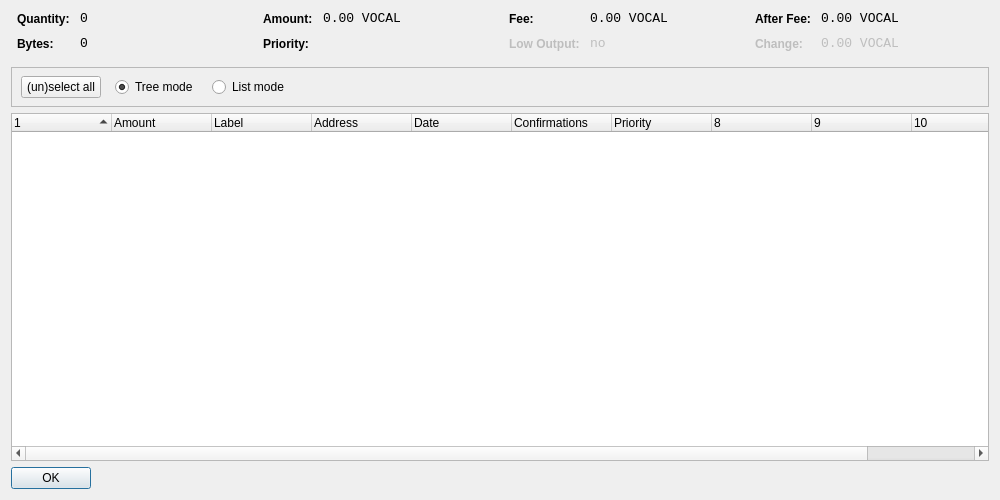
<?xml version="1.0" encoding="UTF-8"?>
<ui version="4.0">
 <class>CoinControlDialog</class>
 <widget class="QDialog" name="CoinControlDialog">
  <property name="geometry">
   <rect>
    <x>0</x>
    <y>0</y>
    <width>1000</width>
    <height>500</height>
   </rect>
  </property>
  <property name="windowTitle">
   <string>Coin Control</string>
  </property>
  <layout class="QVBoxLayout" name="verticalLayout">
   <item>
    <layout class="QHBoxLayout" name="horizontalLayoutTop" stretch="0,0,0,0">
     <property name="topMargin">
      <number>0</number>
     </property>
     <property name="bottomMargin">
      <number>10</number>
     </property>
     <item>
      <layout class="QFormLayout" name="formLayoutCoinControl1">
       <property name="horizontalSpacing">
        <number>10</number>
       </property>
       <property name="verticalSpacing">
        <number>10</number>
       </property>
       <property name="leftMargin">
        <number>6</number>
       </property>
       <property name="rightMargin">
        <number>6</number>
       </property>
       <item row="0" column="0">
        <widget class="QLabel" name="labelCoinControlQuantityText">
         <property name="styleSheet">
          <string notr="true">font-weight:bold;</string>
         </property>
         <property name="text">
          <string>Quantity:</string>
         </property>
        </widget>
       </item>
       <item row="0" column="1">
        <widget class="QLabel" name="labelCoinControlQuantity">
         <property name="font">
          <font>
           <family>Monospace</family>
           <pointsize>10</pointsize>
          </font>
         </property>
         <property name="cursor">
          <cursorShape>IBeamCursor</cursorShape>
         </property>
         <property name="contextMenuPolicy">
          <enum>Qt::ActionsContextMenu</enum>
         </property>
         <property name="text">
          <string notr="true">0</string>
         </property>
         <property name="textInteractionFlags">
          <set>Qt::LinksAccessibleByMouse|Qt::TextSelectableByKeyboard|Qt::TextSelectableByMouse</set>
         </property>
        </widget>
       </item>
       <item row="1" column="0">
        <widget class="QLabel" name="labelCoinControlBytesText">
         <property name="styleSheet">
          <string notr="true">font-weight:bold;</string>
         </property>
         <property name="text">
          <string>Bytes:</string>
         </property>
        </widget>
       </item>
       <item row="1" column="1">
        <widget class="QLabel" name="labelCoinControlBytes">
         <property name="font">
          <font>
           <family>Monospace</family>
           <pointsize>10</pointsize>
          </font>
         </property>
         <property name="cursor">
          <cursorShape>IBeamCursor</cursorShape>
         </property>
         <property name="contextMenuPolicy">
          <enum>Qt::ActionsContextMenu</enum>
         </property>
         <property name="text">
          <string notr="true">0</string>
         </property>
         <property name="textInteractionFlags">
          <set>Qt::LinksAccessibleByMouse|Qt::TextSelectableByKeyboard|Qt::TextSelectableByMouse</set>
         </property>
        </widget>
       </item>
      </layout>
     </item>
     <item>
      <layout class="QFormLayout" name="formLayoutCoinControl2">
       <property name="horizontalSpacing">
        <number>10</number>
       </property>
       <property name="verticalSpacing">
        <number>10</number>
       </property>
       <property name="leftMargin">
        <number>6</number>
       </property>
       <property name="rightMargin">
        <number>6</number>
       </property>
       <item row="0" column="0">
        <widget class="QLabel" name="labelCoinControlAmountText">
         <property name="styleSheet">
          <string notr="true">font-weight:bold;</string>
         </property>
         <property name="text">
          <string>Amount:</string>
         </property>
        </widget>
       </item>
       <item row="0" column="1">
        <widget class="QLabel" name="labelCoinControlAmount">
         <property name="font">
          <font>
           <family>Monospace</family>
           <pointsize>10</pointsize>
          </font>
         </property>
         <property name="cursor">
          <cursorShape>IBeamCursor</cursorShape>
         </property>
         <property name="contextMenuPolicy">
          <enum>Qt::ActionsContextMenu</enum>
         </property>
         <property name="text">
          <string notr="true">0.00 VOCAL</string>
         </property>
         <property name="textInteractionFlags">
          <set>Qt::LinksAccessibleByMouse|Qt::TextSelectableByKeyboard|Qt::TextSelectableByMouse</set>
         </property>
        </widget>
       </item>
       <item row="1" column="0">
        <widget class="QLabel" name="labelCoinControlPriorityText">
         <property name="styleSheet">
          <string notr="true">font-weight:bold;</string>
         </property>
         <property name="text">
          <string>Priority:</string>
         </property>
        </widget>
       </item>
       <item row="1" column="1">
        <widget class="QLabel" name="labelCoinControlPriority">
         <property name="font">
          <font>
           <family>Monospace</family>
           <pointsize>10</pointsize>
          </font>
         </property>
         <property name="cursor">
          <cursorShape>IBeamCursor</cursorShape>
         </property>
         <property name="contextMenuPolicy">
          <enum>Qt::ActionsContextMenu</enum>
         </property>
         <property name="text">
          <string/>
         </property>
         <property name="textInteractionFlags">
          <set>Qt::LinksAccessibleByMouse|Qt::TextSelectableByKeyboard|Qt::TextSelectableByMouse</set>
         </property>
        </widget>
       </item>
      </layout>
     </item>
     <item>
      <layout class="QFormLayout" name="formLayoutCoinControl3">
       <property name="horizontalSpacing">
        <number>10</number>
       </property>
       <property name="verticalSpacing">
        <number>10</number>
       </property>
       <property name="leftMargin">
        <number>6</number>
       </property>
       <property name="rightMargin">
        <number>6</number>
       </property>
       <item row="0" column="0">
        <widget class="QLabel" name="labelCoinControlFeeText">
         <property name="styleSheet">
          <string notr="true">font-weight:bold;</string>
         </property>
         <property name="text">
          <string>Fee:</string>
         </property>
        </widget>
       </item>
       <item row="0" column="1">
        <widget class="QLabel" name="labelCoinControlFee">
         <property name="font">
          <font>
           <family>Monospace</family>
           <pointsize>10</pointsize>
          </font>
         </property>
         <property name="cursor">
          <cursorShape>IBeamCursor</cursorShape>
         </property>
         <property name="contextMenuPolicy">
          <enum>Qt::ActionsContextMenu</enum>
         </property>
         <property name="text">
          <string notr="true">0.00 VOCAL</string>
         </property>
         <property name="textInteractionFlags">
          <set>Qt::LinksAccessibleByMouse|Qt::TextSelectableByKeyboard|Qt::TextSelectableByMouse</set>
         </property>
        </widget>
       </item>
       <item row="1" column="0">
        <widget class="QLabel" name="labelCoinControlLowOutputText">
         <property name="enabled">
          <bool>false</bool>
         </property>
         <property name="styleSheet">
          <string notr="true">font-weight:bold;</string>
         </property>
         <property name="text">
          <string>Low Output:</string>
         </property>
        </widget>
       </item>
       <item row="1" column="1">
        <widget class="QLabel" name="labelCoinControlLowOutput">
         <property name="enabled">
          <bool>false</bool>
         </property>
         <property name="font">
          <font>
           <family>Monospace</family>
           <pointsize>10</pointsize>
          </font>
         </property>
         <property name="cursor">
          <cursorShape>IBeamCursor</cursorShape>
         </property>
         <property name="contextMenuPolicy">
          <enum>Qt::ActionsContextMenu</enum>
         </property>
         <property name="text">
          <string notr="true">no</string>
         </property>
         <property name="textInteractionFlags">
          <set>Qt::LinksAccessibleByMouse|Qt::TextSelectableByKeyboard|Qt::TextSelectableByMouse</set>
         </property>
        </widget>
       </item>
      </layout>
     </item>
     <item>
      <layout class="QFormLayout" name="formLayoutCoinControl4">
       <property name="horizontalSpacing">
        <number>10</number>
       </property>
       <property name="verticalSpacing">
        <number>10</number>
       </property>
       <property name="leftMargin">
        <number>6</number>
       </property>
       <property name="rightMargin">
        <number>6</number>
       </property>
       <item row="0" column="0">
        <widget class="QLabel" name="labelCoinControlAfterFeeText">
         <property name="styleSheet">
          <string notr="true">font-weight:bold;</string>
         </property>
         <property name="text">
          <string>After Fee:</string>
         </property>
        </widget>
       </item>
       <item row="0" column="1">
        <widget class="QLabel" name="labelCoinControlAfterFee">
         <property name="font">
          <font>
           <family>Monospace</family>
           <pointsize>10</pointsize>
          </font>
         </property>
         <property name="cursor">
          <cursorShape>IBeamCursor</cursorShape>
         </property>
         <property name="contextMenuPolicy">
          <enum>Qt::ActionsContextMenu</enum>
         </property>
         <property name="text">
          <string notr="true">0.00 VOCAL</string>
         </property>
         <property name="textInteractionFlags">
          <set>Qt::LinksAccessibleByMouse|Qt::TextSelectableByKeyboard|Qt::TextSelectableByMouse</set>
         </property>
        </widget>
       </item>
       <item row="1" column="0">
        <widget class="QLabel" name="labelCoinControlChangeText">
         <property name="enabled">
          <bool>false</bool>
         </property>
         <property name="styleSheet">
          <string notr="true">font-weight:bold;</string>
         </property>
         <property name="text">
          <string>Change:</string>
         </property>
        </widget>
       </item>
       <item row="1" column="1">
        <widget class="QLabel" name="labelCoinControlChange">
         <property name="enabled">
          <bool>false</bool>
         </property>
         <property name="font">
          <font>
           <family>Monospace</family>
           <pointsize>10</pointsize>
          </font>
         </property>
         <property name="cursor">
          <cursorShape>IBeamCursor</cursorShape>
         </property>
         <property name="contextMenuPolicy">
          <enum>Qt::ActionsContextMenu</enum>
         </property>
         <property name="text">
          <string notr="true">0.00 VOCAL</string>
         </property>
         <property name="textInteractionFlags">
          <set>Qt::LinksAccessibleByMouse|Qt::TextSelectableByKeyboard|Qt::TextSelectableByMouse</set>
         </property>
        </widget>
       </item>
      </layout>
     </item>
    </layout>
   </item>
   <item>
    <widget class="QFrame" name="frame">
     <property name="minimumSize">
      <size>
       <width>0</width>
       <height>40</height>
      </size>
     </property>
     <property name="frameShape">
      <enum>QFrame::StyledPanel</enum>
     </property>
     <property name="frameShadow">
      <enum>QFrame::Sunken</enum>
     </property>
     <widget class="QWidget" name="horizontalLayoutWidget">
      <property name="geometry">
       <rect>
        <x>10</x>
        <y>0</y>
        <width>781</width>
        <height>41</height>
       </rect>
      </property>
      <layout class="QHBoxLayout" name="horizontalLayoutPanel" stretch="0,0,0,0,0">
       <property name="spacing">
        <number>14</number>
       </property>
       <item>
        <widget class="QPushButton" name="pushButtonSelectAll">
         <property name="sizePolicy">
          <sizepolicy hsizetype="Maximum" vsizetype="Fixed">
           <horstretch>0</horstretch>
           <verstretch>0</verstretch>
          </sizepolicy>
         </property>
         <property name="text">
          <string>(un)select all</string>
         </property>
        </widget>
       </item>
       <item>
        <widget class="QRadioButton" name="radioTreeMode">
         <property name="sizePolicy">
          <sizepolicy hsizetype="Maximum" vsizetype="Fixed">
           <horstretch>0</horstretch>
           <verstretch>0</verstretch>
          </sizepolicy>
         </property>
         <property name="text">
          <string>Tree mode</string>
         </property>
         <property name="checked">
          <bool>true</bool>
         </property>
        </widget>
       </item>
       <item>
        <widget class="QRadioButton" name="radioListMode">
         <property name="sizePolicy">
          <sizepolicy hsizetype="Maximum" vsizetype="Fixed">
           <horstretch>0</horstretch>
           <verstretch>0</verstretch>
          </sizepolicy>
         </property>
         <property name="text">
          <string>List mode</string>
         </property>
        </widget>
       </item>
       <item>
        <spacer name="horizontalSpacer">
         <property name="orientation">
          <enum>Qt::Horizontal</enum>
         </property>
         <property name="sizeHint" stdset="0">
          <size>
           <width>40</width>
           <height>20</height>
          </size>
         </property>
        </spacer>
       </item>
      </layout>
     </widget>
    </widget>
   </item>
   <item>
    <widget class="CoinControlTreeWidget" name="treeWidget">
     <property name="contextMenuPolicy">
      <enum>Qt::CustomContextMenu</enum>
     </property>
     <property name="sortingEnabled">
      <bool>false</bool>
     </property>
     <property name="columnCount">
      <number>11</number>
     </property>
     <attribute name="headerShowSortIndicator" stdset="0">
      <bool>true</bool>
     </attribute>
     <attribute name="headerStretchLastSection">
      <bool>false</bool>
     </attribute>
     <column>
      <property name="text">
       <string/>
      </property>
     </column>
     <column>
      <property name="text">
       <string>Amount</string>
      </property>
     </column>
     <column>
      <property name="text">
       <string>Label</string>
      </property>
     </column>
     <column>
      <property name="text">
       <string>Address</string>
      </property>
     </column>
     <column>
      <property name="text">
       <string>Date</string>
      </property>
     </column>
     <column>
      <property name="text">
       <string>Confirmations</string>
      </property>
      <property name="toolTip">
       <string>Confirmed</string>
      </property>
     </column>
     <column>
      <property name="text">
       <string>Priority</string>
      </property>
     </column>
     <column>
      <property name="text">
       <string/>
      </property>
     </column>
     <column>
      <property name="text">
       <string/>
      </property>
     </column>
     <column>
      <property name="text">
       <string/>
      </property>
     </column>
     <column>
      <property name="text">
       <string/>
      </property>
     </column>
    </widget>
   </item>
   <item>
    <widget class="QDialogButtonBox" name="buttonBox">
     <property name="sizePolicy">
      <sizepolicy hsizetype="Maximum" vsizetype="Fixed">
       <horstretch>0</horstretch>
       <verstretch>0</verstretch>
      </sizepolicy>
     </property>
     <property name="orientation">
      <enum>Qt::Horizontal</enum>
     </property>
     <property name="standardButtons">
      <set>QDialogButtonBox::Ok</set>
     </property>
    </widget>
   </item>
  </layout>
 </widget>
 <customwidgets>
  <customwidget>
   <class>CoinControlTreeWidget</class>
   <extends>QTreeWidget</extends>
   <header>coincontroltreewidget.h</header>
  </customwidget>
 </customwidgets>
 <resources/>
 <connections/>
</ui>
